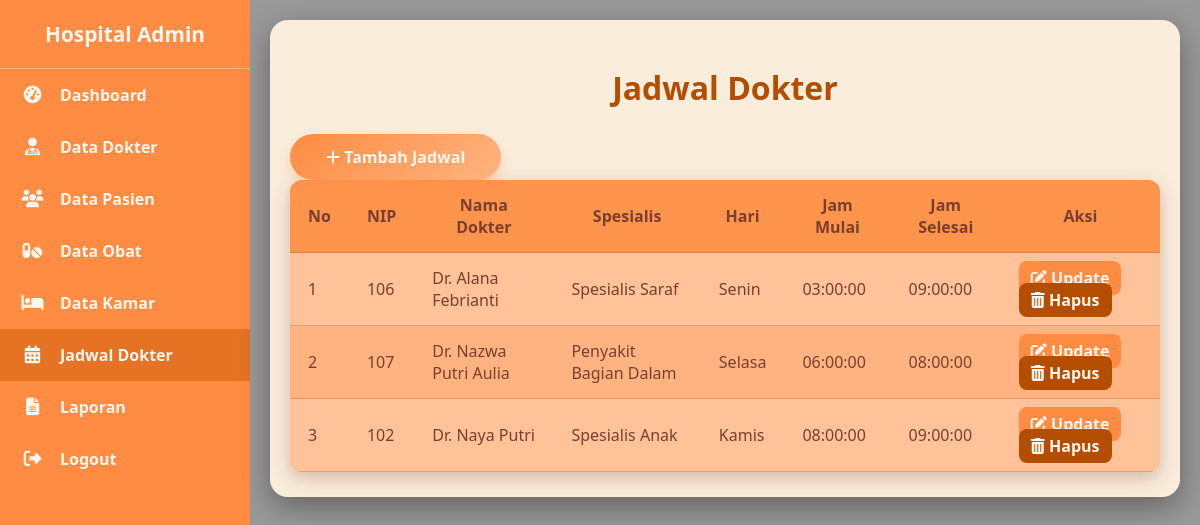
Screenshot of /admin/jadwal_dokter.php (signed in) with the database file from the repository.
### tables this page shows
CREATE TABLE `jadwal_dokter` (
  `id_jadwal` int(11) NOT NULL,
  `nip` int(11) NOT NULL,
  `hari` enum('Senin','Selasa','Rabu','Kamis','Jumat','Sabtu','Minggu') NOT NULL,
  `jam_mulai` time DEFAULT NULL,
  `jam_selesai` time DEFAULT NULL
);

CREATE TABLE `dokter` (
  `nip` int(11) NOT NULL,
  `nama_dokter` varchar(100) NOT NULL,
  `spesialis` varchar(50) DEFAULT NULL,
  `no_telp` varchar(18) DEFAULT NULL,
  `alamat` text DEFAULT NULL,
  `id_user` int(11) DEFAULT NULL
);

### admin/jadwal_dokter.php (the view, shortened to what this page needs)
<?php
include "../config/koneksi.php";
$edit = null;
$jadwal = mysqli_query($koneksi, "
    SELECT j.*, d.nama_dokter, d.spesialis, d.nip
    FROM jadwal_dokter j
    JOIN dokter d ON j.nip = d.nip
    ORDER BY j.hari, j.jam_mulai
");
?>
<!DOCTYPE html>
<html lang="id">
<head>
<link rel="stylesheet" href="https://cdnjs.cloudflare.com/ajax/libs/font-awesome/6.5.0/css/all.min.css"/>
</head>
<body>
<div class="sidebar">
    <div class="logo">Hospital Admin</div>
    <ul>
        <li><a href="dashboard.php"><i class="fas fa-tachometer-alt"></i> Dashboard</a></li>
        <li><a href="data_dokter.php"><i class="fas fa-user-md"></i> Data Dokter</a></li>
        <li><a href="data_pasien.php"><i class="fas fa-users"></i> Data Pasien</a></li>
        <li><a href="data_obat.php"><i class="fas fa-pills"></i> Data Obat</a></li>
        <li><a href="data_kamar.php"><i class="fas fa-bed"></i> Data Kamar</a></li>
        <li><a href="jadwal_dokter.php" class="active"><i class="fas fa-calendar-alt"></i> Jadwal Dokter</a></li>
        <li><a href="laporan_rawat.php"><i class="fas fa-file-alt"></i> Laporan</a></li>
        <li><a href="../logout.php"><i class="fas fa-sign-out-alt"></i> Logout</a></li>
    </ul>
</div>
<div class="main">
    <div class="content">
        <h1>Jadwal Dokter</h1>
        <?php if(!$edit){ ?>
            <a href="?tambah=1" class="button-link"><i class="fas fa-plus"></i> Tambah Jadwal</a>
        <?php } ?>
        <table>
            <tr>
                <th>No</th>
                <th>NIP</th>
                <th>Nama Dokter</th>
                <th>Spesialis</th>
                <th>Hari</th>
                <th>Jam Mulai</th>
                <th>Jam Selesai</th>
                <th>Aksi</th>
            </tr>
            <?php $no=1; while($j = mysqli_fetch_assoc($jadwal)): ?>
            <tr>
                <td><?= $no++ ?></td>
                <td><?= htmlspecialchars($j['nip']) ?></td>
                <td><?= htmlspecialchars($j['nama_dokter']) ?></td>
                <td><?= htmlspecialchars($j['spesialis']) ?></td>
                <td><?= htmlspecialchars($j['hari']) ?></td>
                <td><?= htmlspecialchars($j['jam_mulai']) ?></td>
                <td><?= htmlspecialchars($j['jam_selesai']) ?></td>
                <td>
                    <a href="?edit=<?= urlencode($j['id_jadwal']) ?>" class="update"><i class="fas fa-edit"></i> Update</a>
                    <a href="?hapus=<?= urlencode($j['id_jadwal']) ?>" class="delete" onclick="return confirm('Hapus jadwal ini?')"><i class="fas fa-trash-alt"></i> Hapus</a>
                </td>
            </tr>
            <?php endwhile; ?>
        </table>
    </div>
</div>
</body>
</html>

### admin/jadwal_dokter.php (style rules this page uses)
* { box-sizing:border-box; }
body { margin:0; font-family:'Segoe UI',sans-serif; background: linear-gradient(rgba(0,0,0,.4),rgba(0,0,0,.4)), url("../assets/RS_Pondok_Indah_-_Pondok_Indah.jpg"); background-size:cover; background-attachment:fixed; display:flex; }
.sidebar { width:250px; background:#FF8C42; min-height:100vh; position:relative; }
.sidebar .logo { color:#FFF6EE; text-align:center; font-size:1.3rem; font-weight:bold; padding:20px 10px; border-bottom:1px solid rgba(255,255,255,0.3); }
.sidebar ul { list-style:none; padding:0; margin:0; }
.sidebar ul li a { display:flex; align-items:center; padding:15px 20px; color:#FFF6EE; text-decoration:none; font-weight:600; transition:0.3s; }
.sidebar ul li a:hover, .sidebar ul li a.active { background:#E67323; }
.sidebar ul li a i { width:25px; font-size:1.1rem; text-align:center; margin-right:15px; }
.main { flex:1; padding:20px; }
.content { background: rgba(255,242,224,.95); backdrop-filter: blur(6px); padding:25px 20px; border-radius:18px; box-shadow:0 10px 30px rgba(0,0,0,.35); }
.content h1 { color:#B34D00; text-align:center; margin-bottom:25px; }
.button-link { display:inline-block; background: linear-gradient(135deg,#FF8C42,#FFB380); color:#FFF6EE; font-weight:700; padding:12px 36px; border-radius:30px; text-decoration:none; transition:all 0.3s ease; box-shadow:0 6px 12px rgba(255,140,66,0.3); font-size:1rem; text-align:center; }
table { width:100%; border-collapse:collapse; background-color:#FFB380; color:#7A3E2E; border-radius:12px; overflow:hidden; box-shadow:0 6px 18px rgba(122,62,46,0.3); }
table th, table td { padding:14px 18px; border-bottom:1px solid rgba(122,62,46,0.25); }
table th { background:#FF944D; font-weight:700; }
table tr:nth-child(even) { background:#FFC299; }
table a { font-weight:600; text-decoration:none; padding:6px 12px; border-radius:8px; transition:0.3s; }
table a.update { background:#FF8C42; color:#FFF6EE; }
table a.delete { background:#B34D00; color:#FFF6EE; }

### rows the page displays
jadwal_dokter: nip.nip "106", nip.nama_dokter "Dr. Alana Febrianti", nip.spesialis "Spesialis Saraf", hari "Senin", jam_mulai "03:00:00", jam_selesai "09:00:00"
jadwal_dokter: nip.nip "107", nip.nama_dokter "Dr. Nazwa Putri Aulia", nip.spesialis "Penyakit Bagian Dalam", hari "Selasa", jam_mulai "06:00:00", jam_selesai "08:00:00"
jadwal_dokter: nip.nip "102", nip.nama_dokter "Dr. Naya Putri", nip.spesialis "Spesialis Anak", hari "Kamis", jam_mulai "08:00:00", jam_selesai "09:00:00"
